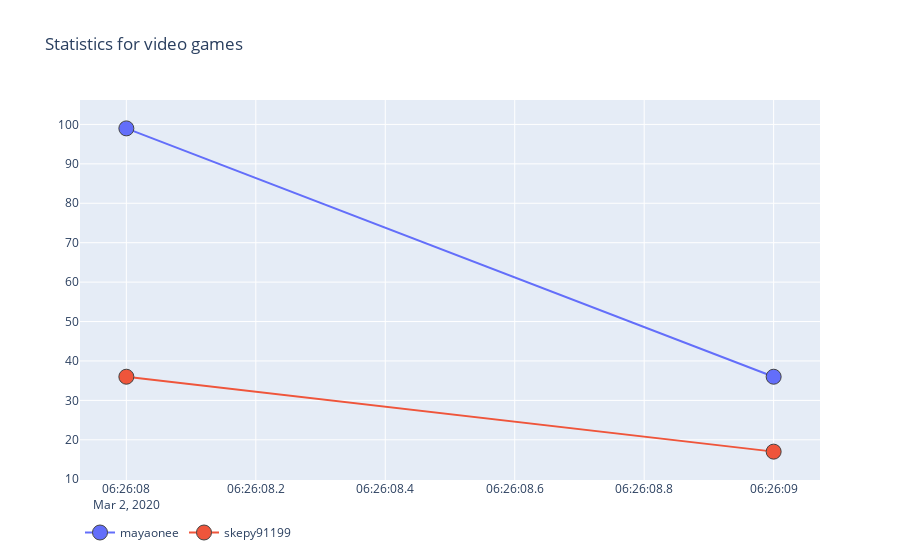

Notebook source saved alongside this figure:
### Code cell
fig = go.Figure(data=data, layout=layout)
fig.update_layout(legend_orientation="h")
fig.show()

### Figure 1 — Plotly figure (JSON) as saved in the notebook; plotly's stock layout.template omitted (floating-point values rounded to 4 significant figures)
{"data": [{"marker": {"line": {"width": 1}, "size": 15}, "name": "mayaonee", "type": "scatter", "x": ["2020-03-02T06:26:09Z", "2020-03-02T06:26:08Z"], "y": [36, 99]}, {"marker": {"line": {"width": 1}, "size": 15}, "name": "skepy91199", "type": "scatter", "x": ["2020-03-02T06:26:09Z", "2020-03-02T06:26:08Z"], "y": [17, 36]}], "layout": {"legend": {"orientation": "h"}, "title": {"text": "Statistics for video games"}}}
